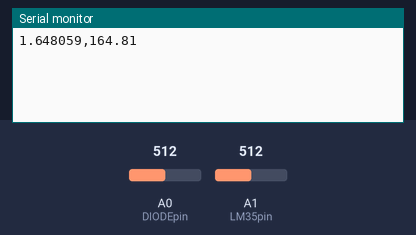
Bench run of a sketch on a simulated Arduino Uno, built with avr-gcc and run on an emulated ATmega328P. On the bench: the last lines printed to the serial monitor. The inputs (shaded band) are chosen by the test bench; at power-on: A0 (DIODEpin) = 512, A1 (LM35pin) = 512.

Above: at 1.2 s.
1.3 s: A0 (DIODEpin) set to 716
At 2.4 s:
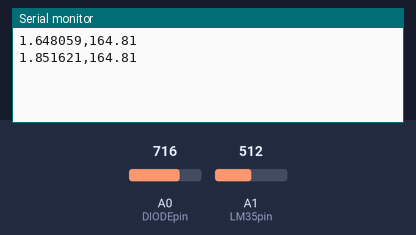
2.8 s: A1 (LM35pin) set to 716
At 2.8 s:
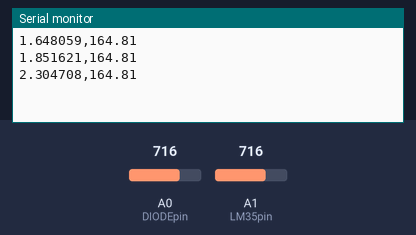
4.3 s: A0 (DIODEpin) set to 900
At 5.6 s:
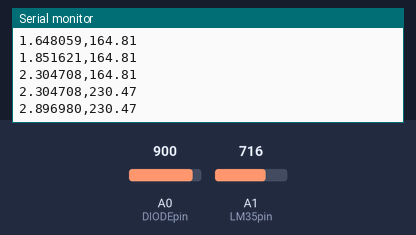
5.8 s: A1 (LM35pin) set to 900
At 7.3 s:
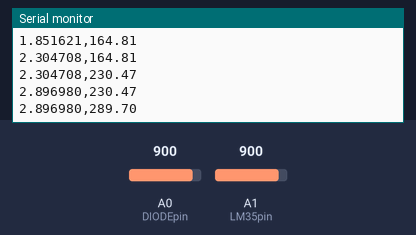
Timing chart, 0 to 8.3 s (numbered marks = the images above; inputs shaded):
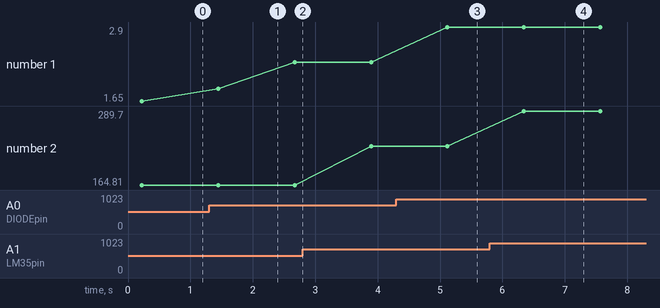

The sketch:

Calibration_Code.ino
```cpp
const unsigned int NUM_AVG = 100;
const int DIODEpin = A0;
const int LM35pin = A1;
const float V_ref = 3.2929;
const float dvdt = 0.01;// LM35 change in voltage due to temperature
void setup() {
Serial.begin(9600);
}
void loop() {
float diodeVoltage = get_reading_v(DIODEpin);
float referenceTemperature = get_reading_v(LM35pin)/dvdt;
Serial.print(diodeVoltage,6);
Serial.print(",");
Serial.println(referenceTemperature);
delay(1000);
}
float average_reading(int pin) {
unsigned long average = 0;
for (int i = 0; i < NUM_AVG; i++) {
average += analogRead(pin);
delay(1);
}
return ((float)average) / NUM_AVG;
}
float convertToVolts(float reading) {
return reading/1023.0*V_ref;
}
float get_reading_v(int pin) {
return convertToVolts(average_reading(pin));
}
```

Measured:
- after the input at 1.3 s, the serial monitor: prints a new line after 0.15 s (image 1)
- after the input at 4.3 s, the serial monitor: prints a new line after 0.82 s (image 3)
- after the input at 5.8 s, the serial monitor: prints a new line after 0.54 s (image 4)
- plotted number 1: 1.65 → 2.3 after the input at 1.3 s, 2.3 → 2.9 after the input at 4.3 s
- plotted number 2: 164.81 → 230.47 after the input at 2.8 s, 230.47 → 289.7 after the input at 5.8 s
